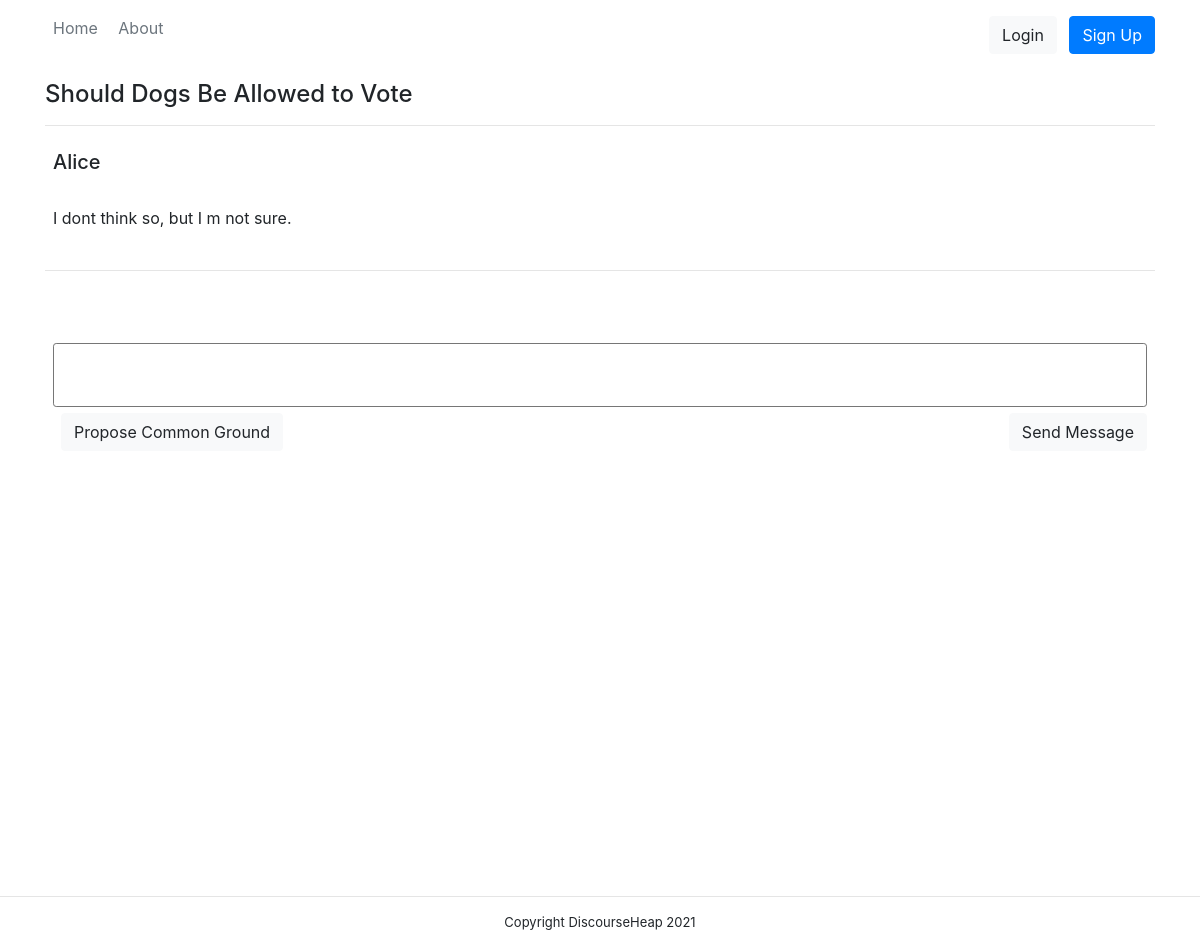
The app's page /discussions/discussion/2 with its own data.
### discussions/models.py (models this page shows, shortened)
class Discussion(models.Model):
    NOT_STARTED = 0
    ONGOING = 1
    COMMON_GROUND_ACHIEVED = 2
    NO_CONCLUSION = 3
    event = models.ForeignKey(Event, on_delete=models.CASCADE, null=False)
    creation_date = models.DateTimeField('date created')
    conclusion = models.IntegerField(default=0)

class Event(models.Model):
    title = models.CharField(max_length=400, null=False)
    description = models.TextField(null=False)
    img_src = models.TextField(null=True, blank=True)
    start_date = models.DateTimeField('date start')
    end_date = models.DateTimeField('date end')

class Message(models.Model):
    INITIAL = 0
    RESPONSE = 1
    COMMON_GROUND_PROPOSAL = 2
    message_type = models.IntegerField(default=0)
    user = models.ForeignKey(User, on_delete=models.SET_NULL, null=True)
    discussion = models.ForeignKey(Discussion, on_delete=models.CASCADE)
    event = models.ForeignKey(Event, on_delete=models.CASCADE, null=False)
    text = models.TextField(null=False)
    date = models.DateTimeField('date')

### discussions/views.py (the view)
# urls.py: path('discussion/<int:pk>', views.discussion, name="discussion"),
def discussion(request, pk):
    discussion = get_object_or_404(Discussion, pk=pk)
    messages = Message.objects.filter(discussion=discussion)
    return render(request, 'discussion.html', context={'discussion':discussion, 'messages':messages})

### discussions/templates/discussion.html (shortened to what this page needs)
{% extends 'base.html' %}
{% load static %}
{% block content %}
<div class="container">
    <h4>{{ discussion.event.title }}</h4>
    <hr/>
    {% for message in messages %}
        {% include 'message.html' with message=message %}
    {% endfor %}
    <br/>
    <div class="message-div">
        <br/>
        <textarea></textarea>
        <a style="float:left;" class="btn btn-light ml-2">Propose Common Ground</a>
        <a style="float:right;" class="btn btn-light ml-2">Send Message</a>
        <br/><br/><br/>
    </div>
</div>
{% endblock %}

### discussions/templates/message.html
<div class="message-div">
    <h5>{{ message.user }}</h5>
    <br/>
    <p>{{ message.text }}</p>
</div>
<hr/>

### static/css/gr-styles.css (style rules this page uses)
textarea { height: 4em; width: 100%; border-radius: 0.2em; resize: none; }
.message-div { padding: 0.5em; }

### records on screen
Discussion: event "Should Dogs Be Allowed to Vote"
Message: user "Alice", text "I dont think so, but I m not sure."
